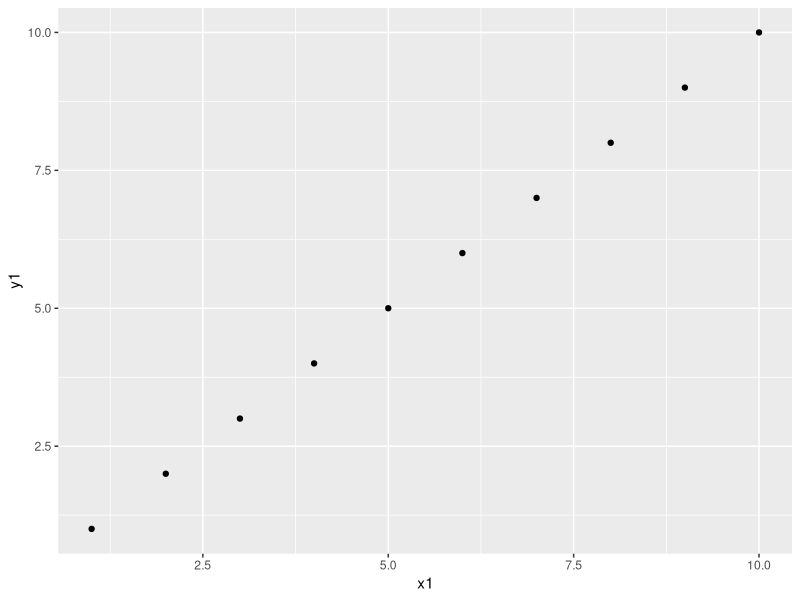
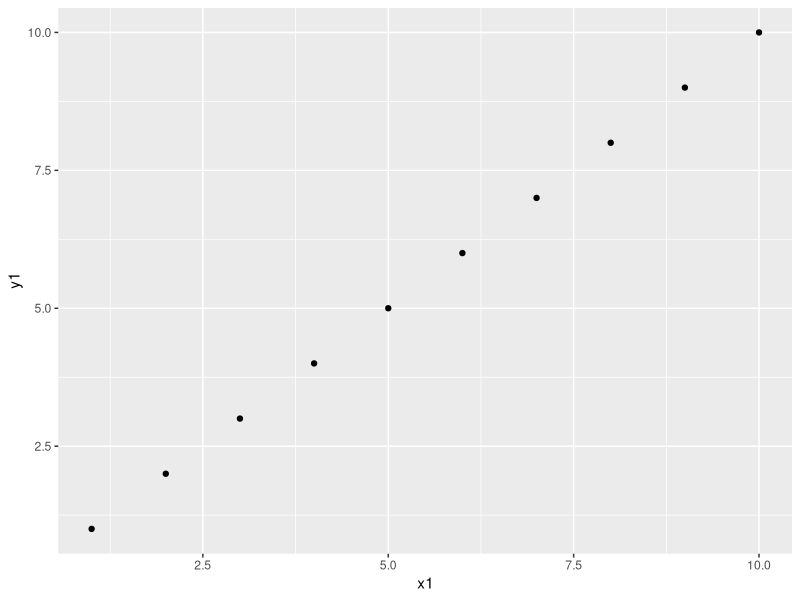
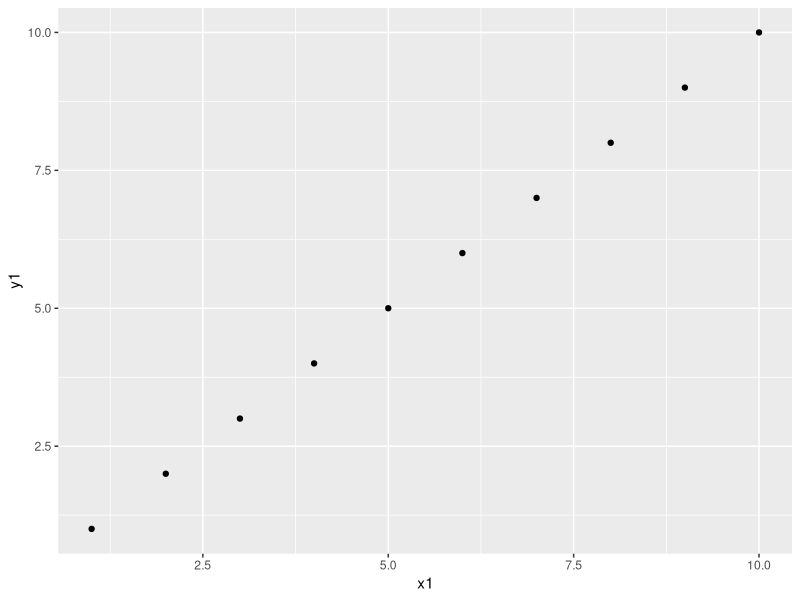

These figures' R source, in order: (Note: this script raises an error after producing the figures.)
library(ggplot2)

### concealing plot elements in named variables and adding them to the plot

## functions like geom_point
x <- "geom_point()"
y <- geom_point()
z <- parse(text = x)
ggplot(data.frame(x1 = 1:10, y1 = 1:10), aes(x1, y1)) + y #works
#ggplot(data.frame(x1 = 1:10, y1 = 1:10), aes(x1, y1)) + x #doesn't work
#ggplot(data.frame(x1 = 1:10, y1 = 1:10), aes(x1, y1)) + z #doesnt work
ggplot(data.frame(x1 = 1:10, y1 = 1:10), aes(x1, y1)) + eval(z) #works




##aesthetics
p <- "x1"
q <- "y1"
ggplot(data.frame(x1 = 1:10, y1 = 1:10), aes_string(p, q)) + eval(z)
# aes_string is the function to use for variable saved aesthetics

##must ggplot always come first?
eval(z) + ggplot(data.frame(x1 = 1:10, y1 = 1:10), aes_string(p, q)) #returns NULL
 
geom_